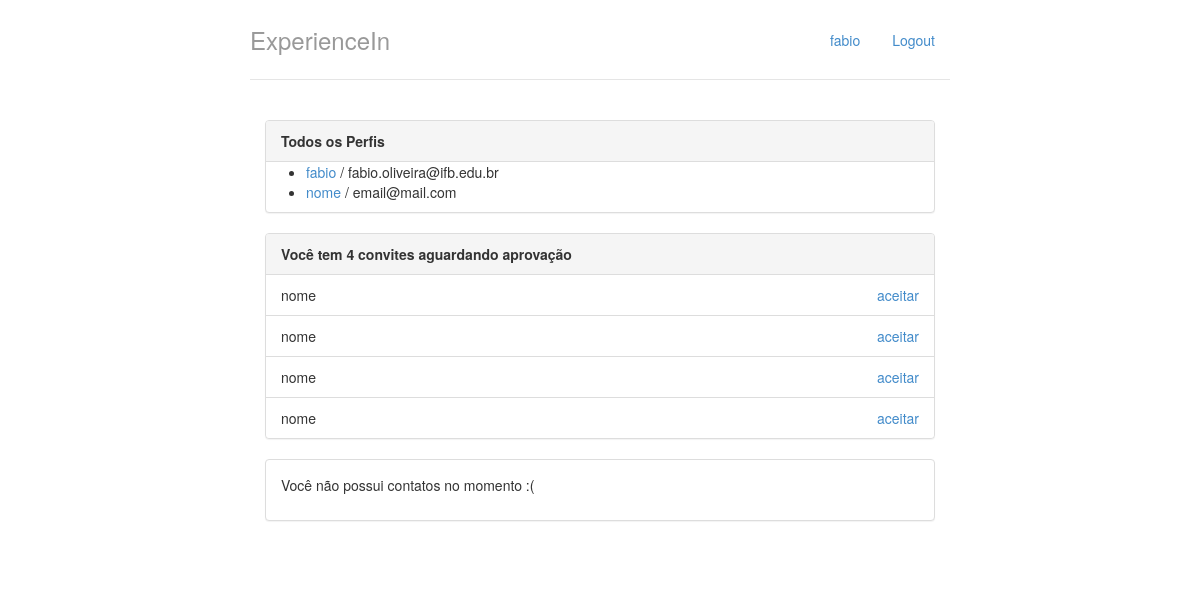
The app's page / (signed in) with its own data.
### perfis/models.py (models this page shows, shortened)
class Perfil(models.Model):
	nome = models.CharField(max_length=255, null=False)
	telefone = models.CharField(max_length=15, null=False)
	nome_empresa = models.CharField(max_length=255, null=False)
	contatos = models.ManyToManyField('self')
	usuario = models.OneToOneField(User, on_delete=models.CASCADE, related_name='perfil')
	@property
	def email(self):
		return self.usuario.email

class Convite(models.Model):
	solicitante = models.ForeignKey(Perfil, on_delete=models.CASCADE, related_name='convites_feitos')
	convidado = models.ForeignKey(Perfil, on_delete=models.CASCADE, related_name='convites_recebidos')

### perfis/views.py (the view)
# urls.py: path('', views.index, name='index'),
def index(request):
	print(request.user.username)
	print(request.user.email)
	print(request.user.has_perm('perfis.add_convite'))
	return render(request,'index.html',{'perfis' : Perfil.objects.all(), 'perfil_logado' : get_perfil_logado(request) })

### perfis/views.py (called while the page is built)
@login_required
def get_perfil_logado(request):
	return request.user.perfil

### perfis/templates/index.html
{% extends "base.html" %}
{% block body %}
<div class="col-lg-12">
	<div class="panel panel-default">
		<div class="panel-heading">
			<strong>Todos os Perfis</strong>
		</div>
		{% if perfis %}
		<ul>
			{% for perfil in perfis %}
			<li>
				<a href="{% url 'exibir' perfil.id %}">{{perfil.nome}}</a> / {{perfil.email}}
			</li>
			{% endfor %}
		</ul>
		{% else %}
		<p>Nenhum perfil encontrado</p>
		{% endif %}
	</div>
	<div class="panel panel-default">
		{% with total_de_convites=perfil_logado.convites_recebidos.count %}
			{% if total_de_convites %}
				<div class="panel-heading">
					<strong>Você tem {{ total_de_convites }} convite{{ total_de_convites|pluralize}} aguardando aprovação</strong>
				</div>
				<ul class="list-group">
					{% for convite in perfil_logado.convites_recebidos.all %}
						<li class="list-group-item">
							{{ convite.solicitante.nome }}
							<a href="{% url 'aceitar' convite.id %}" class="pull-right">aceitar</a>
						</li>
					{% endfor %}
				</ul>
			{% else %}
				<div class="panel-body">
					<p>Nenhum convite recebido :(</p>
				</div>
			{% endif %}
		{% endwith %}
	</div>
	<div class="panel panel-default">
		{% with total_de_contatos=perfil_logado.contatos.count %}
			{% if total_de_contatos %}
				<div class="panel-heading">
					<strong>Você tem {{ total_de_contatos }} contato{{ total_de_contatos|pluralize}}</strong>
				</div>
				<ul class="list-group">
					{% for contato in perfil_logado.contatos.all %}
						<li class="list-group-item">
							<a href="{% url 'exibir' contato.id %}">{{contato.nome}}</a>
						</li>
					{% endfor %}
				</ul>
			{% else %}
				<div class="panel-body">
					<p>Você não possui contatos no momento :(</p>
				</div>
			{% endif %}
		{% endwith %}
	</div>
</div>
{% endblock %}

### perfis/templates/base.html (shortened to what this page needs)
{% load staticfiles %}
<!DOCTYPE html>
<html lang="pt-br">
<head>
	<link rel="stylesheet" href="{% static "styles/bootstrap.css" %}">
	<link rel="stylesheet" href="{% static "styles/main.css" %}">
</head>
<body>
	<div class="container">
		<div class="header">
			<ul class="nav nav-pills pull-right">
				<li><a href="{% url 'index' %}">{{ perfil_logado.nome }}</a></li>
				<li><a href="{% url 'logout' %}">Logout</a></li>
			</ul>
			<h3 class="text-muted">ExperienceIn</h3>
		</div>
		<div class="row content">
			{% block body %}
			{% endblock %}
		</div>
	</div>
</body>
</html>

### perfis/static/styles/main.css (style rules this page uses)
body { padding-top: 20px; padding-bottom: 20px; }
.header, .content, .footer { padding-left: 15px; padding-right: 15px; }
.header { border-bottom: 1px solid #e5e5e5; }
.header h3 { margin-top: 0; margin-bottom: 0; line-height: 40px; padding-bottom: 19px; }
@media (min-width: 768px) { .container { max-width: 730px; } }
.content { margin: 40px 0; }
@media screen and (min-width: 768px) { .header, .content, .footer { padding-left: 0; padding-right: 0; } }
@media screen and (min-width: 768px) { .header { margin-bottom: 30px; } }

### records on screen
Perfil: nome "fabio", email "fabio.oliveira@ifb.edu.br"
Perfil: nome "nome", email "email@mail.com"
Convite: solicitante.nome "nome"
Convite: solicitante.nome "nome"
Convite: solicitante.nome "nome"
Convite: solicitante.nome "nome"

### other values on screen
{{ total_de_convites }} "4"
